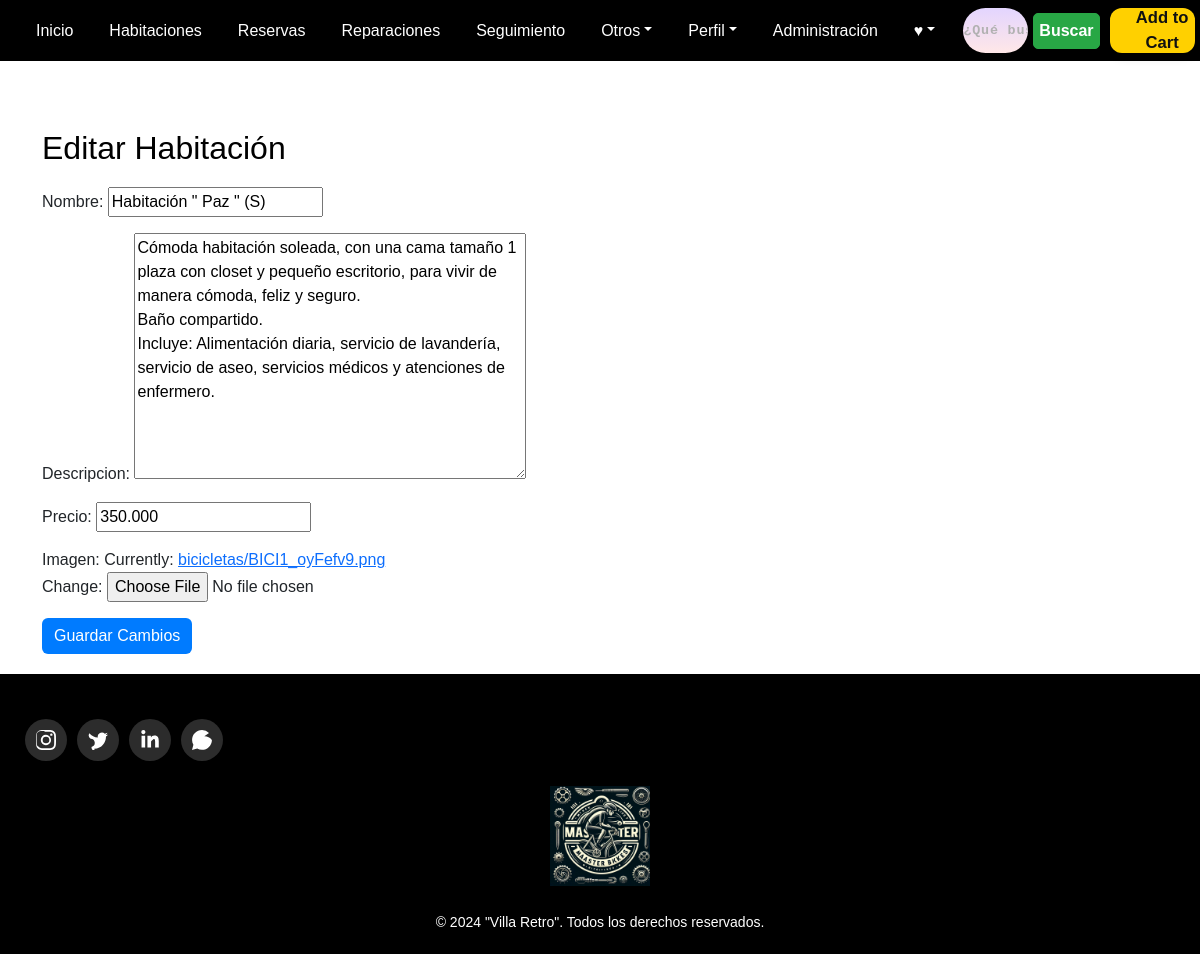
Screenshot of /crud/editar_bicicleta/1/ (signed in) with the database file from the repository.
### masterbikes/models.py (models this page shows, shortened)
class Bicicleta(models.Model):
    nombre = models.CharField(max_length=100)
    descripcion = models.TextField()
    precio = models.DecimalField(max_digits=10, decimal_places=3)
    imagen = models.ImageField(upload_to='bicicletas/')

### masterbikes/views.py (the view)
# urls.py: path('crud/editar_bicicleta/<int:pk>/', views.editar_bicicleta, name='editar_bicicleta'),
@staff_member_required
def editar_bicicleta(request, pk):
    bicicleta = get_object_or_404(Bicicleta, pk=pk)
    if request.method == 'POST':
        form = BicicletaForm(request.POST, request.FILES, instance=bicicleta)
        if form.is_valid():
            form.save()
            messages.success(request, 'Bicicleta actualizada exitosamente.')
            return redirect('administracion')
    else:
        form = BicicletaForm(instance=bicicleta)
    return render(request, 'masterbikes/Crud/editar_bicicleta.html', {'form': form, 'bicicleta': bicicleta})

### masterbikes/forms.py
class BicicletaForm(forms.ModelForm):
    class Meta:
        model = Bicicleta
        fields = ['nombre', 'descripcion', 'precio', 'imagen']

### masterbikes/Templates/masterbikes/Crud/editar_bicicleta.html (shortened to what this page needs)
{% load static %}
<!DOCTYPE html>
<html lang="es">
<head>
    {% load bootstrap5 %}
    {% bootstrap_css %}
    <link rel="stylesheet" href="{% static 'css/styles.css' %}">
    <link rel="stylesheet" href="{% static 'css/stylesIncludes.css' %}">
</head>
<body>
    {% include 'masterbikes/includes/header.html' %}
    <main class="main">
        <div class="container mt-5">
            <h2>Editar Habitación</h2>
            <form method="post" enctype="multipart/form-data">
                {{ form.as_p }}
                <button type="submit" class="btn btn-primary">Guardar Cambios</button>
            </form>
        </div>
    </main>
    {% include 'masterbikes/includes/footer.html' %}
</body>
</html>

### masterbikes/Static/css/styles.css (style rules this page uses)
body { background-color: #f0f8ff; font-family: 'Arial', sans-serif; }
.main { padding: 20px; background-color: #ffffff; }
.btn-primary { background-color: #007bff; border-color: #007bff; }
h2 { font-size: 2rem; margin-bottom: 20px; color: #000000; }
.btn-primary { background-color: #007bff; border: none; }

### rows the page displays
Bicicleta: nombre "Habitación \" Paz \" (S)", descripcion "Cómoda habitación soleada, con una cama tamaño 1 plaza con closet y pequeño escritorio, para vivir de manera cómoda, feliz y seguro. Baño compartido. Incluye: Alimentación diaria, servicio de lavandería, servicio de aseo, servicios médicos y atenciones de enfermero.", precio "350.000"
